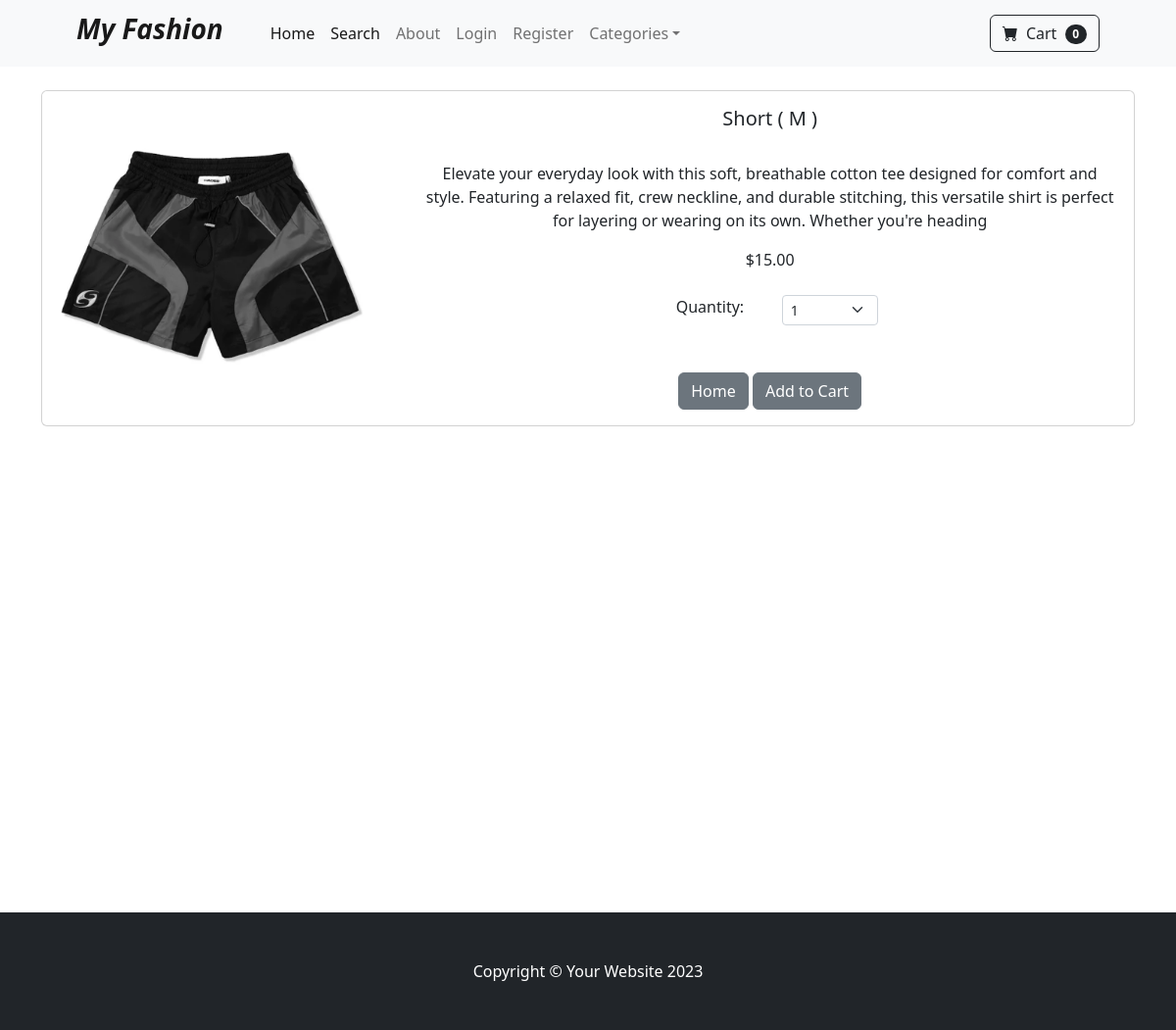
The app's page /product/3 with its own data.
### store/models.py (models this page shows, shortened)
class Product(models.Model):
    name = models.CharField(max_length=100)
    price = models.DecimalField(default=0, decimal_places=2, max_digits=6)
    category = models.ForeignKey(Category, on_delete=models.CASCADE, default=1)
    description = models.CharField(max_length=250, default='', blank=True, null=True)
    image = models.ImageField(upload_to='upload/product/')
    is_on_sale = models.BooleanField(default=False)
    sale_price = models.DecimalField(max_digits=10, decimal_places=2, null=True, blank=True)

### store/views.py (the view)
# urls.py: path('product/<int:pk>', views.product, name='product'),
def product(request,pk):
  product = Product.objects.get(id=pk)
  return render(request, 'product.html', {'product': product})

### cart/cart.py (called while the page is built)
    def __len__(self):
        return len(self.cart)

### cart/context_processors.py (called while the page is built)
def cart(request):
    return {'cart': Cart(request)}

### store/templates/product.html (shortened to what this page needs)
{% extends 'base.html' %}
{% block content %}
<div class="container">
<br />
<div class="card mb-3">
  <div class="row g-0">
    <div class="col-md-4">
      <img src="{{ product.image.url }}" class="img-fluid rounded-start"alt="...">
    </div>
    <div class="col-md-8">
      <div class="card-body">
        <center>
          <h5 class="card-title">{{ product.name }}</h5>
          <br/>
          <p class="card-text justified">{{ product.description }}</p>
          {% if product.is_sale %}
          <div class="d-flex justify-content-center small text-warning mb-2">
            <div class="bi-star-fill"></div>
            &nbsp;&nbsp;Sale!&nbsp;&nbsp;
            <div class="bi-star-fill"></div>
            </div>
            <strike>${{ product.price }}</strike>
            &nbsp;
            ${{ product.sale_price }}
          {% else %}
            ${{ product.price }}
          {%endif %}
            <br/><br/>
            <div class="row justify-content-center">
              <div class="col-md-2">Quantity:</div>
              <div class="col-md-2">
            <select class="form-select form-select-sm" id="qty-cart">
              <option value="1">1</option>
            </select>
              </div>
            </div>
            <br/><br/>
          <a href="{% url 'home' %}" class="btn btn-secondary">Home</a>
          <button type="button" value="{{ product.id }}" class="btn btn-secondary" id="add-cart">Add to Cart</button>
        </center>
        </div>
      </div>
    </div>
  </div>
</div>
<br/><br/><br/><br/><br/><br/><br/><br/><br/><br/><br/><br/><br/><br/><br/><br/><br/><br/><br/><br/>
{% endblock %}

### records on screen
Product: image (picture), name "Short ( M )", description "Elevate your everyday look with this soft, breathable cotton tee designed for comfort and style. Featuring a relaxed fit, crew neckline, and durable stitching, this versatile shirt is perfect for layering or wearing on its own. Whether you're heading", price "15.00"

### other values on screen
{{ cart|length }} "0"
